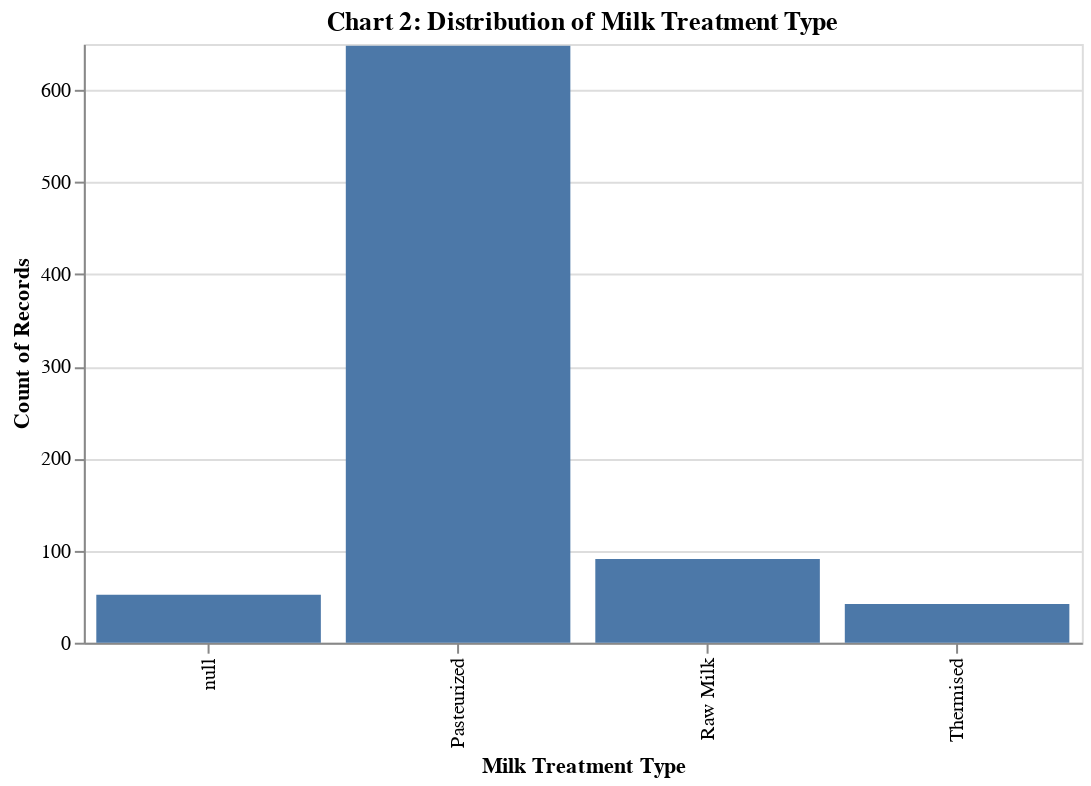

Notebook source saved alongside this figure:
### Markdown cell above
As we can see from our plot, our class is not totally balanced. This is something to keep in mind when deciding which model is best later on in this analysis.

Next, I would like to plot the distribution of milk treatment type. I'd like to see if this is similar to our manufacturing type distribution.

### Code cell
#plot to determine distribution of milk type
milk_type_plot = alt.Chart(X_train, height=300, width=500).mark_bar().encode(
    x= alt.X("MilkTreatmentTypeEn:N", title="Milk Treatment Type"),
    y="count():Q"
    ).properties(title= "Chart 2: Distribution of Milk Treatment Type")
milk_type_plot

### Figure 1 — Vega-Lite specification as saved in the notebook (floating-point values rounded to 4 significant figures; data arrays with more than 128 entries replaced by an {"elided": "..."} marker saying what was removed)
{"config": {"view": {"continuousWidth": 400, "continuousHeight": 300}}, "data": {"name": "data-9d920e2f049b5a7cbefc725a5ba65292"}, "mark": "bar", "encoding": {"x": {"type": "nominal", "field": "MilkTreatmentTypeEn", "title": "Milk Treatment Type"}, "y": {"type": "quantitative", "aggregate": "count"}}, "height": 300, "title": "Chart 2: Distribution of Milk Treatment Type", "width": 500, "$schema": "https://vega.github.io/schema/vega-lite/v4.8.1.json", "datasets": {"data-9d920e2f049b5a7cbefc725a5ba65292": {"elided": "833 records"}}}
